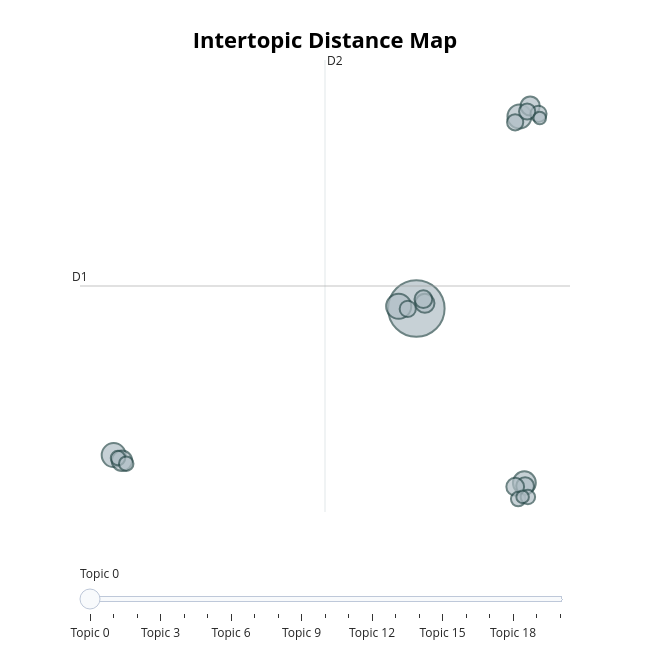

This figure's notebook cell:
### Markdown cell above
The following code generates an Intertopic Distance Map to help interpret the relationships between topics learned by the BERTopic model. The command `topic_model.visualize_topics()` creates an interactive plot showing how topics are positioned relative to each other in a reduced 2-dimensional space.

### Code cell
# run this cell to visualize the topics
topic_model.visualize_topics().write_html("outputs/intertopic_map.html")
topic_model.visualize_topics()

### Figure 1 — Plotly figure (JSON) as saved in the notebook; plotly's stock layout.template omitted (floating-point values rounded to 4 significant figures)
{"data": [{"customdata": [[0, "america | people | new | american | americans", 61], [1, "world | peace | nations | soviet | national", 12], [2, "government | public | work | congress | great", 11], [3, "states | united | war | british | great", 11], [4, "government | states | united | law | year", 10], [5, "states | congress | government | public | united", 8], [6, "states | congress | year | united | treaty", 7], [7, "world | people | nations | program | year", 7], [8, "world | free | government | states | nations", 6], [9, "states | united | government | great | congress", 6], [10, "states | government | constitution | country | general", 6], [11, "national | federal | reduction | public | ought", 5], [12, "years | world | peace | new | nations", 5], [13, "mexico | states | texas | united | government", 5], [14, "public | states | government | banks | united", 5], [15, "government | states | public | united | foreign", 4], [16, "government | states | united | year | congress", 4], [17, "information | provision | public | united | proper", 4], [18, "states | government | united | constitution | congress", 4], [19, "states | constitution | government | congress | country", 3], [20, "constitution | states | public | power | country", 3]], "hovertemplate": "<b>Topic %{customdata[0]}</b><br>%{customdata[1]}<br>Size: %{customdata[2]}", "legendgroup": "", "marker": {"color": "#B0BEC5", "line": {"color": "DarkSlateGrey", "width": 2}, "size": [61, 12, 11, 11, 10, 8, 7, 7, 6, 6, 6, 5, 5, 5, 5, 4, 4, 4, 4, 3, 3], "sizemode": "area", "sizeref": 0.03812, "symbol": "circle"}, "mode": "markers", "name": "", "orientation": "v", "showlegend": false, "type": "scatter", "x": [3.767, 2.916, 8.745, -10.84, 8.98, -10.44, 9.261, 4.18, 4.107, 9.017, 8.539, 8.536, 3.353, 9.662, 9.116, -10.63, 8.682, -10.23, 9.15, 8.896, 9.724], "xaxis": "x", "y": [7.372, 7.529, 20.92, -2.985, -4.938, -3.383, 21.67, 7.74, 8.025, -5.17, -5.216, 20.52, 7.341, 21.11, 21.28, -3.194, -6.089, -3.59, -5.946, -5.936, 20.82], "yaxis": "y"}], "layout": {"annotations": [{"showarrow": false, "text": "D1", "x": -12.46, "y": 8.957, "yshift": 10}, {"showarrow": false, "text": "D2", "x": -0.6402, "xshift": 10, "y": 24.92}], "height": 650, "hoverlabel": {"bgcolor": "white", "font": {"family": "Rockwell", "size": 16}}, "legend": {"itemsizing": "constant", "tracegroupgap": 0}, "margin": {"t": 60}, "shapes": [{"line": {"color": "#CFD8DC", "width": 2}, "type": "line", "x0": -0.6402, "x1": -0.6402, "y0": -7.002, "y1": 24.92}, {"line": {"color": "#9E9E9E", "width": 2}, "type": "line", "x0": -12.46, "x1": 11.18, "y0": 8.957, "y1": 8.957}], "sliders": [{"active": 0, "pad": {"t": 50}, "steps": [{"args": [{"marker.color": [["red", "#B0BEC5", "#B0BEC5", "#B0BEC5", "#B0BEC5", "#B0BEC5", "#B0BEC5", "#B0BEC5", "#B0BEC5", "#B0BEC5", "#B0BEC5", "#B0BEC5", "#B0BEC5", "#B0BEC5", "#B0BEC5", "#B0BEC5", "#B0BEC5", "#B0BEC5", "#B0BEC5", "#B0BEC5", "#B0BEC5"]]}], "label": "Topic 0", "method": "update"}, {"args": [{"marker.color": [["#B0BEC5", "red", "#B0BEC5", "#B0BEC5", "#B0BEC5", "#B0BEC5", "#B0BEC5", "#B0BEC5", "#B0BEC5", "#B0BEC5", "#B0BEC5", "#B0BEC5", "#B0BEC5", "#B0BEC5", "#B0BEC5", "#B0BEC5", "#B0BEC5", "#B0BEC5", "#B0BEC5", "#B0BEC5", "#B0BEC5"]]}], "label": "Topic 1", "method": "update"}, {"args": [{"marker.color": [["#B0BEC5", "#B0BEC5", "red", "#B0BEC5", "#B0BEC5", "#B0BEC5", "#B0BEC5", "#B0BEC5", "#B0BEC5", "#B0BEC5", "#B0BEC5", "#B0BEC5", "#B0BEC5", "#B0BEC5", "#B0BEC5", "#B0BEC5", "#B0BEC5", "#B0BEC5", "#B0BEC5", "#B0BEC5", "#B0BEC5"]]}], "label": "Topic 2", "method": "update"}, {"args": [{"marker.color": [["#B0BEC5", "#B0BEC5", "#B0BEC5", "red", "#B0BEC5", "#B0BEC5", "#B0BEC5", "#B0BEC5", "#B0BEC5", "#B0BEC5", "#B0BEC5", "#B0BEC5", "#B0BEC5", "#B0BEC5", "#B0BEC5", "#B0BEC5", "#B0BEC5", "#B0BEC5", "#B0BEC5", "#B0BEC5", "#B0BEC5"]]}], "label": "Topic 3", "method": "update"}, {"args": [{"marker.color": [["#B0BEC5", "#B0BEC5", "#B0BEC5", "#B0BEC5", "red", "#B0BEC5", "#B0BEC5", "#B0BEC5", "#B0BEC5", "#B0BEC5", "#B0BEC5", "#B0BEC5", "#B0BEC5", "#B0BEC5", "#B0BEC5", "#B0BEC5", "#B0BEC5", "#B0BEC5", "#B0BEC5", "#B0BEC5", "#B0BEC5"]]}], "label": "Topic 4", "method": "update"}, {"args": [{"marker.color": [["#B0BEC5", "#B0BEC5", "#B0BEC5", "#B0BEC5", "#B0BEC5", "red", "#B0BEC5", "#B0BEC5", "#B0BEC5", "#B0BEC5", "#B0BEC5", "#B0BEC5", "#B0BEC5", "#B0BEC5", "#B0BEC5", "#B0BEC5", "#B0BEC5", "#B0BEC5", "#B0BEC5", "#B0BEC5", "#B0BEC5"]]}], "label": "Topic 5", "method": "update"}, {"args": [{"marker.color": [["#B0BEC5", "#B0BEC5", "#B0BEC5", "#B0BEC5", "#B0BEC5", "#B0BEC5", "red", "#B0BEC5", "#B0BEC5", "#B0BEC5", "#B0BEC5", "#B0BEC5", "#B0BEC5", "#B0BEC5", "#B0BEC5", "#B0BEC5", "#B0BEC5", "#B0BEC5", "#B0BEC5", "#B0BEC5", "#B0BEC5"]]}], "label": "Topic 6", "method": "update"}, {"args": [{"marker.color": [["#B0BEC5", "#B0BEC5", "#B0BEC5", "#B0BEC5", "#B0BEC5", "#B0BEC5", "#B0BEC5", "red", "#B0BEC5", "#B0BEC5", "#B0BEC5", "#B0BEC5", "#B0BEC5", "#B0BEC5", "#B0BEC5", "#B0BEC5", "#B0BEC5", "#B0BEC5", "#B0BEC5", "#B0BEC5", "#B0BEC5"]]}], "label": "Topic 7", "method": "update"}, {"args": [{"marker.color": [["#B0BEC5", "#B0BEC5", "#B0BEC5", "#B0BEC5", "#B0BEC5", "#B0BEC5", "#B0BEC5", "#B0BEC5", "red", "#B0BEC5", "#B0BEC5", "#B0BEC5", "#B0BEC5", "#B0BEC5", "#B0BEC5", "#B0BEC5", "#B0BEC5", "#B0BEC5", "#B0BEC5", "#B0BEC5", "#B0BEC5"]]}], "label": "Topic 8", "method": "update"}, {"args": [{"marker.color": [["#B0BEC5", "#B0BEC5", "#B0BEC5", "#B0BEC5", "#B0BEC5", "#B0BEC5", "#B0BEC5", "#B0BEC5", "#B0BEC5", "red", "#B0BEC5", "#B0BEC5", "#B0BEC5", "#B0BEC5", "#B0BEC5", "#B0BEC5", "#B0BEC5", "#B0BEC5", "#B0BEC5", "#B0BEC5", "#B0BEC5"]]}], "label": "Topic 9", "method": "update"}, {"args": [{"marker.color": [["#B0BEC5", "#B0BEC5", "#B0BEC5", "#B0BEC5", "#B0BEC5", "#B0BEC5", "#B0BEC5", "#B0BEC5", "#B0BEC5", "#B0BEC5", "red", "#B0BEC5", "#B0BEC5", "#B0BEC5", "#B0BEC5", "#B0BEC5", "#B0BEC5", "#B0BEC5", "#B0BEC5", "#B0BEC5", "#B0BEC5"]]}], "label": "Topic 10", "method": "update"}, {"args": [{"marker.color": [["#B0BEC5", "#B0BEC5", "#B0BEC5", "#B0BEC5", "#B0BEC5", "#B0BEC5", "#B0BEC5", "#B0BEC5", "#B0BEC5", "#B0BEC5", "#B0BEC5", "red", "#B0BEC5", "#B0BEC5", "#B0BEC5", "#B0BEC5", "#B0BEC5", "#B0BEC5", "#B0BEC5", "#B0BEC5", "#B0BEC5"]]}], "label": "Topic 11", "method": "update"}, {"args": [{"marker.color": [["#B0BEC5", "#B0BEC5", "#B0BEC5", "#B0BEC5", "#B0BEC5", "#B0BEC5", "#B0BEC5", "#B0BEC5", "#B0BEC5", "#B0BEC5", "#B0BEC5", "#B0BEC5", "red", "#B0BEC5", "#B0BEC5", "#B0BEC5", "#B0BEC5", "#B0BEC5", "#B0BEC5", "#B0BEC5", "#B0BEC5"]]}], "label": "Topic 12", "method": "update"}, {"args": [{"marker.color": [["#B0BEC5", "#B0BEC5", "#B0BEC5", "#B0BEC5", "#B0BEC5", "#B0BEC5", "#B0BEC5", "#B0BEC5", "#B0BEC5", "#B0BEC5", "#B0BEC5", "#B0BEC5", "#B0BEC5", "red", "#B0BEC5", "#B0BEC5", "#B0BEC5", "#B0BEC5", "#B0BEC5", "#B0BEC5", "#B0BEC5"]]}], "label": "Topic 13", "method": "update"}, {"args": [{"marker.color": [["#B0BEC5", "#B0BEC5", "#B0BEC5", "#B0BEC5", "#B0BEC5", "#B0BEC5", "#B0BEC5", "#B0BEC5", "#B0BEC5", "#B0BEC5", "#B0BEC5", "#B0BEC5", "#B0BEC5", "#B0BEC5", "red", "#B0BEC5", "#B0BEC5", "#B0BEC5", "#B0BEC5", "#B0BEC5", "#B0BEC5"]]}], "label": "Topic 14", "method": "update"}, {"args": [{"marker.color": [["#B0BEC5", "#B0BEC5", "#B0BEC5", "#B0BEC5", "#B0BEC5", "#B0BEC5", "#B0BEC5", "#B0BEC5", "#B0BEC5", "#B0BEC5", "#B0BEC5", "#B0BEC5", "#B0BEC5", "#B0BEC5", "#B0BEC5", "red", "#B0BEC5", "#B0BEC5", "#B0BEC5", "#B0BEC5", "#B0BEC5"]]}], "label": "Topic 15", "method": "update"}, {"args": [{"marker.color": [["#B0BEC5", "#B0BEC5", "#B0BEC5", "#B0BEC5", "#B0BEC5", "#B0BEC5", "#B0BEC5", "#B0BEC5", "#B0BEC5", "#B0BEC5", "#B0BEC5", "#B0BEC5", "#B0BEC5", "#B0BEC5", "#B0BEC5", "#B0BEC5", "red", "#B0BEC5", "#B0BEC5", "#B0BEC5", "#B0BEC5"]]}], "label": "Topic 16", "method": "update"}, {"args": [{"marker.color": [["#B0BEC5", "#B0BEC5", "#B0BEC5", "#B0BEC5", "#B0BEC5", "#B0BEC5", "#B0BEC5", "#B0BEC5", "#B0BEC5", "#B0BEC5", "#B0BEC5", "#B0BEC5", "#B0BEC5", "#B0BEC5", "#B0BEC5", "#B0BEC5", "#B0BEC5", "red", "#B0BEC5", "#B0BEC5", "#B0BEC5"]]}], "label": "Topic 17", "method": "update"}, {"args": [{"marker.color": [["#B0BEC5", "#B0BEC5", "#B0BEC5", "#B0BEC5", "#B0BEC5", "#B0BEC5", "#B0BEC5", "#B0BEC5", "#B0BEC5", "#B0BEC5", "#B0BEC5", "#B0BEC5", "#B0BEC5", "#B0BEC5", "#B0BEC5", "#B0BEC5", "#B0BEC5", "#B0BEC5", "red", "#B0BEC5", "#B0BEC5"]]}], "label": "Topic 18", "method": "update"}, {"args": [{"marker.color": [["#B0BEC5", "#B0BEC5", "#B0BEC5", "#B0BEC5", "#B0BEC5", "#B0BEC5", "#B0BEC5", "#B0BEC5", "#B0BEC5", "#B0BEC5", "#B0BEC5", "#B0BEC5", "#B0BEC5", "#B0BEC5", "#B0BEC5", "#B0BEC5", "#B0BEC5", "#B0BEC5", "#B0BEC5", "red", "#B0BEC5"]]}], "label": "Topic 19", "method": "update"}, {"args": [{"marker.color": [["#B0BEC5", "#B0BEC5", "#B0BEC5", "#B0BEC5", "#B0BEC5", "#B0BEC5", "#B0BEC5", "#B0BEC5", "#B0BEC5", "#B0BEC5", "#B0BEC5", "#B0BEC5", "#B0BEC5", "#B0BEC5", "#B0BEC5", "#B0BEC5", "#B0BEC5", "#B0BEC5", "#B0BEC5", "#B0BEC5", "red"]]}], "label": "Topic 20", "method": "update"}]}], "title": {"font": {"color": "Black", "size": 22}, "text": "<b>Intertopic Distance Map</b>", "x": 0.5, "xanchor": "center", "y": 0.95, "yanchor": "top"}, "width": 650, "xaxis": {"anchor": "y", "domain": [0, 1], "range": [-12.46, 11.18], "title": {"text": ""}, "visible": false}, "yaxis": {"anchor": "x", "domain": [0, 1], "range": [-7.002, 24.92], "title": {"text": ""}, "visible": false}}}
